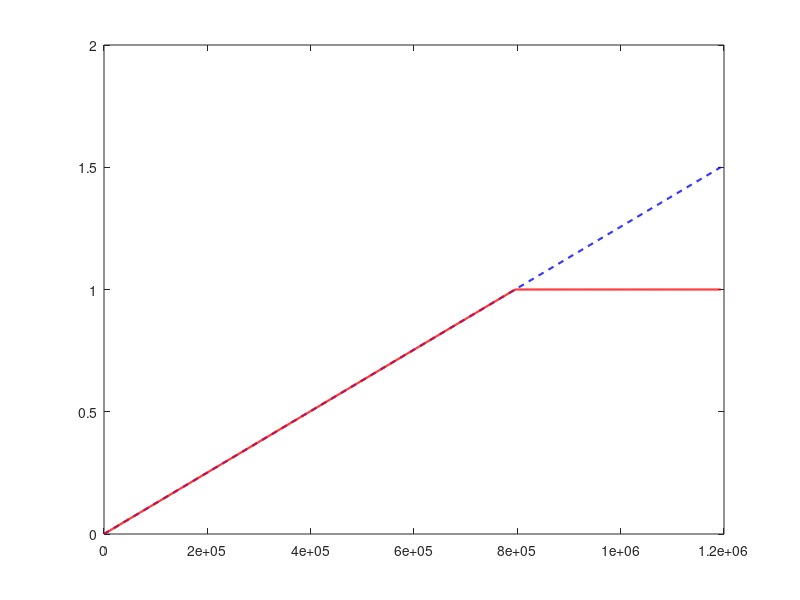

This chart was generated by the following MATLAB code: (Note: this script raises an error after producing the figure.)
clc;

B = 4;      % flux density (B) in Tesla
B_sat = 1;  % saturation flux density (B_sat) in Tesla
Ac = 1;     % cross-sectional core area (Ac) in m²
Ag = 0.1;   % cross-sectional core air gap area (Ag) in m²
U0 = 4 * pi * 1e-7; % Permeability of free space [H/m]
Ur = 1;     % relative permeability 
i = 1;      % winding current (i) in Amperes
I_rms = 1;  % RMS current
lm = 1;     % core length (lm) in meters
lg = 0.1;   % air gap length (lg) in meters
n = 3;      % number of turns
n1 = 1;     % primary turns (n1)
n2 = 1;     % secondary turns (n2)
i1 = 1;     % primary current (i1) in A
i2 = 1;     % secondary current (i2) in A
L_M = 1;    % Primary Magnetizing inductance
Ll1 = 1;    % Primary Leakage Inductance
Ll2 = 1;    % Secondary Leakage Inductance
L12_choice = 1; % 1 for  L12 = (n1 * n2) / R; 2 for L12 = (n2 / n1) * L_M;
K_fe = 1;   % material constant
beta = 1;   % material constant
delta_B = 1;% peak ac flux density (ΔB) in Tesla
MLT = 0.15;             % Mean Length per Turn [m]
AWG = 24;               % American Wire Gauge [] % diameter of the conductor is calculated with the AWG
h = 0.5;                % height (or thickness) of the conductor layer in the direction perpendicular to the surface where the current flows
temp = 100;             % Temperature [°C]
rho_20C = 1.724e-8;     % Copper resistivity at 20°C [Ω-m]
f = 100e3;              % Frequency [Hz]


% Calculate magnetic flux (Phi)
Phi = B * Ac;

% Compute magnetic field strength (H)
H = (n * i) / lm; % [A/m]

% Linear model (no saturation)
U = Ur * U0; % Core permeability [H/m]
B_linear = U0 * Ur * H;

% Piecewise model (with saturation)
if abs(B_linear) <= B_sat
    B_piecewise = B_linear;
else
    B_piecewise = sign(B_linear) * B_sat; % Clamp to B_sat
end

%% Derived Parameters
I_sat = (B_sat * lm) / (U * n); % Saturation current [A] 
L = (U * n^2 * Ac) / lm; % Inductance [H]

%%  Reluctances Calculations
% 1. Compute reluctances
Rc = lm / (Ur * U0 * Ac); % Core reluctance (Eq. 10.25)
Rg = lg / (U0 * Ag); % Air gap reluctance (Eq. 10.25)
R_total = Rc + Rg; % Total reluctance (series) with air gap
R_total_no_gap = Rc; % Total reluctance without air gap

% 2. Compute total MMF (source)
MMF_total = n * i; % Total MMF (nI) [A-turns]

% 3. Compute magnetic flux (Phi)
Phi = MMF_total / R_total; 

% 4. Compute MMF drops across core and air gap
MMF_core = Phi * Rc; % MMF across core
MMF_airgap = Phi * Rg; % MMF across air gap

% 5. Validate MMF_total = MMF_core + MMF_airgap
MMF_error = abs(MMF_total - (MMF_core + MMF_airgap));

% 2. Inductance (Eq. 103)
L_with_gap = n^2 / R_total; % Inductance with air gap
L_no_gap = n^2 / R_total_no_gap; % Inductance without air gap

% 3. Saturation current (Eq. 105)
I_sat_with_gap = (B_sat * Ac / n) * (Rc + Rg); % With air gap
I_sat_no_gap = (B_sat * Ac / n) * Rc; % Without air gap

% 4. Flux vs. MMF (ni) characteristics
ni = linspace(0, 2*I_sat_with_gap*n, 1000); % MMF range [A-turns]
Phi_linear_with_gap = ni / R_total; % Flux (linear region)
Phi_linear_no_gap = ni / R_total_no_gap; % Flux (linear region)

% Clamp flux at saturation (Phi_sat = B_sat * A_c)
Phi_sat = B_sat * Ac; % Eq. 104
Phi_with_gap = min(Phi_linear_with_gap, Phi_sat);
Phi_no_gap = min(Phi_linear_no_gap, Phi_sat);

%% Calculations for Real Transformer
    % 1. Compute core reluctance (Eq. 10.34)
    R = lm / (Ur * U0 * Ac); 

    % 2. Compute total MMF (Eq. 10.35)
    MMF = n1 * i1 + n2 * i2;

    % 3. Compute flux (Eq. 10.36)
    Phi = MMF / R;

% 2. Compute magnetizing inductance (Eq. 10.44)
L_M = n1^2 / R;

% 3. Compute magnetizing current (Eq. 10.44)
i_M = i1 + (n2/n1) * i2;

if L12_choice == 1
    L12 = (n1 * n2) / R; % Eq. 10.49 (using reluctance)
elseif L12_choice == 2
     L12 = (n2 / n1) * L_M; % Eq. 10.49 (using L_M)
end

% Self-inductances (Eq. 10.50)
L11 = Ll1 + (n1 / n2) * L12;
L22 = Ll2 + (n2 / n1) * L12;

% Effective turns ratio (Eq. 10.51)
n_e = sqrt(L22 / L11);

% Coupling coefficient (Eq. 10.52)
k = L12 / sqrt(L11 * L22);

% Calculate core loss
    P_fe = K_fe * (delta_B)^beta * Ac * lm; % Eq. 10.57

%% Wire Dimensions
% AWG to diameter conversion (from table)
dia = (0.127*92.^((36-AWG)/39))/1000; % Diameter in meters
A_w = pi*(dia/2)^2;     % Wire cross-sectional area [m²]

% Temperature Adjustment for Resistivity
rho = rho_20C*(1 + 0.00393*(temp - 20)); % Temperature coefficient for copper

% DC Resistance Calculation
R_dc = rho * (n * MLT) / A_w;
P_cu = I_rms^2 * R_dc;

% Skin Effect Analysis
skin_depth = sqrt(rho/(pi*f*U0*Ur)); % Standard skin depth formula

% Calculate AC resistance (Equation 10.63)
R_ac = (h / skin_depth) * R_dc;

% Calculate copper loss in layer 1 (Equation 10.64)
P_1 = i^2 * R_ac;

% Pre-calculate Common Factor
common_factor = I_rms^2 * (h/skin_depth) * R_dc;

% Calculate Loss for Each Layer
layer_copper_losses = zeros(1, n);
for m = 1:n
    layer_copper_losses(m) = common_factor * ((m-1)^2 + m^2);
end

% Calculate Total Copper Loss
P_cu1 = sum(layer_copper_losses);

% Equation Implementation
term1 = I_rms^2;                    % Current squared term
term2 = (h / skin_depth) * R_dc;            % Geometry/resistance factor
term3 = n/3;                    % Layer scaling factor
term4 = (2*n^2 + 1);            % Proximity effect polynomial

P_cu2 = term1 * term2 * term3 * term4;

P_dc = (I_rms^2) * n * R_dc;

Fr = (1/3) * (h/skin_depth) * (2*n^2 + 1);


%%  Display flux result
fprintf('\nMagnetic Flux (Φ): %.4f Weber (Wb)\n', Phi);
%% Display Results for Input Current
fprintf('\n--- Results for Input Current ---\n');
fprintf('Magnetic Field Strength (H): %.2f A/m\n', H);
fprintf('Linear Model Flux Density (B_linear): %.9f T (%.3f uT) \n', B_linear, B_linear * 1e6);
fprintf('Piecewise Model Flux Density (B_piecewise): %.9f (%.3f uT) T\n', B_piecewise, B_piecewise * 1e6);

%% Plot B-H Characteristics
% Generate H values for plotting
H_max = (B_sat / (U0 * Ur)) * 1.5; % Extend beyond saturation
H_range = linspace(0, H_max, 1000); % Range of H [A/m]

% Linear model (B = μ₀μ_r*H)
B_linear_range = U0 * Ur * H_range;

% Piecewise model (saturation)
B_piecewise_range = U0 * Ur * H_range;
B_piecewise_range(abs(B_piecewise_range) > B_sat) = ...
    sign(B_piecewise_range(abs(B_piecewise_range) > B_sat)) * B_sat;

% Plot
figure;
plot(H_range, B_linear_range, 'b--', 'LineWidth', 1.5); hold on;
plot(H_range, B_piecewise_range, 'r', 'LineWidth', 1.5);
xline(H, 'k:', 'LineWidth', 1.5); % Mark input H value
yline(B_sat, 'k--', 'LineWidth', 1.5); % Mark B_sat
xlabel('Magnetic Field Strength (H) [A/m]');
ylabel('Flux Density (B) [T]');
title('B-H Characteristic of Magnetic Core');
legend('Linear Model', 'Piecewise Model (Saturation)', 'Input H', 'B_{sat}', 'Location', 'southeast');
grid on;

%% Display Saturation current and Inductance Parameters
fprintf('\n--- Key Parameters ---\n');
fprintf('Inductance (L): %.9f H (%.3f uH)\n', L, L * 1e6);
fprintf('Saturation Current (I_sat): %.4f A\n', I_sat);

%% Reluctance Results Display
fprintf('\n--- Reluctance Results Display ---\n');
fprintf('Core Reluctance (R_core): %.4e A-turns/Wb\n', Rc);
fprintf('Air Gap Reluctance (R_airgap): %.4e A-turns/Wb\n', Rg);
fprintf('Total Reluctance (R_total): %.4e A-turns/Wb\n', R_total);
fprintf('Total MMF (nI): %.2f A-turns\n', MMF_total);
fprintf('Magnetic Flux (Φ): %.4e Wb\n', Phi);
fprintf('MMF Core: %.2f A-turns\n', MMF_core);
fprintf('MMF Air Gap: %.2f A-turns\n', MMF_airgap);
fprintf('MMF Validation Error: %.2e A-turns\n', MMF_error);

%% Plot Reluctance Contributions (Optional)
figure;
bar([Rc, Rg]);
xticklabels({'Core', 'Air Gap'});
ylabel('Reluctance (A-turns/Wb)');
title('Reluctance Distribution');
grid on;

%% Display Results
fprintf('\n--- Results ---\n');
fprintf('Core Reluctance (R_c): %.4e A-turns/Wb\n', Rc);
fprintf('Air Gap Reluctance (R_g): %.4e A-turns/Wb\n', Rg);
fprintf('Inductance with Air Gap (L): %.4f H\n', L_with_gap);
fprintf('Inductance without Air Gap (L): %.4f H\n', L_no_gap);
fprintf('Saturation Current with Air Gap (I_sat): %.4f A\n', I_sat_with_gap);
fprintf('Saturation Current without Air Gap (I_sat): %.4f A\n', I_sat_no_gap);

%% Plot Results
figure;

% Subplot 1: Inductance and Saturation Current Comparison
subplot(2,1,1);
bar([L_no_gap, L_with_gap; I_sat_no_gap, I_sat_with_gap]);
xticks(1:2);
xticklabels({'Inductance (H)', 'Saturation Current (A)'});
legend('No Air Gap', 'With Air Gap', 'Location', 'northwest');
title('Effect of Air Gap on Inductance and Saturation Current');
grid on;

% Subplot 2: Flux vs. MMF (ni)
subplot(2,1,2);
plot(ni, Phi_no_gap, 'r--', 'LineWidth', 1.5); hold on;
plot(ni, Phi_with_gap, 'b', 'LineWidth', 1.5);
yline(Phi_sat, 'k:', 'LineWidth', 1.5, 'DisplayName', 'Φ_{sat}');
xlabel('MMF (ni) [A-turns]');
ylabel('Flux (Φ) [Wb]');
title('Φ vs. MMF (ni)');
legend('No Air Gap', 'With Air Gap', 'Φ_{sat}', 'Location', 'southeast');
grid on;

 %% Display Transformer Results
    fprintf('\n--- Real Transformer Results ---\n');
    fprintf('Core Reluctance (R): %.4e A-turns/Wb\n', R);
    fprintf('Total MMF (n1i1 + n2i2): %.2f A-turns\n', MMF);
    fprintf('Magnetic Flux (Φ): %.4e Wb\n', Phi);
    fprintf('Magnetizing Inductance (L_M): %.4f H\n', L_M);
    fprintf('Magnetizing current (i_M): %.4f A\n', i_M);

%% Display Results
fprintf('\n--- Results ---\n');
fprintf('Mutual Inductance (L12): %.9f H (%.3f uH)\n', L12, L12 * 1e6);
fprintf('Primary Self-Inductance (L11): %.9f H (%.3f uH)\n', L11, L11 * 1e6);
fprintf('Secondary Self-Inductance (L22): %.9f H (%.3f uH)\n', L22, L22 * 1e6);
fprintf('Effective Turns Ratio (n_e): %.4f\n', n_e);
fprintf('Coupling Coefficient (k): %.4f\n', k);
if k >= 0.99
    fprintf('Note: High coupling (k ≈ 1), effective turns ratio ≈ physical ratio (n2/n1 = %.2f)\n', n2/n1);
end

 % Display result
    fprintf('\n--- Empirical Core Loss ---\n');
    fprintf('Total Core Loss (P_fe): %.4f W\n', P_fe);

%% Display Transforner Results
fprintf('\nTransformer Winding Loss Analysis:\n');
fprintf('---------------------------------\n');
fprintf('DC Resistance: %.3f mΩ\n', R_dc*1000);
fprintf('DC Copper Loss: %.2f W\n', P_cu);
fprintf('Skin Depth: %.3f mm\n', skin_depth*1000);
fprintf('AC Resistance (R_ac): %.3f mΩ\n', R_ac*1000);
fprintf('Copper Loss in Layer 1 (P_1): %.4f W\n', P_1);

% Display Results
fprintf('Multi-Layer Winding Copper Loss Analysis\n');
fprintf('----------------------------------------\n');
fprintf('Input Parameters:\n');
fprintf('RMS Current (I): %.1f A\n', I_rms);
fprintf('DC Resistance/layer (R_de): %.4f Ω\n', R_dc);
fprintf('Number of Layers (M): %d\n\n', n);
fprintf('Layer-wise Copper Losses:\n');
for m = 1:n
    fprintf('Layer %d: %.4f W\n', m, layer_copper_losses(m));
end

fprintf('\nTotal Copper Loss: %.4f W\n', P_cu1);
fprintf('Common Factor (I²*h/(skin_dept)*R_de): %.4f W\n\n', common_factor);

fprintf('Calculation Breakdown:\n');
fprintf('I² = %.2f A²\n', term1);
fprintf('(h/(skin_depth))*Rdc = %.6f Ω\n', term2);
fprintf('M/3 = %.3f\n', term3);
fprintf('2M² + 1 = %.1f\n\n', term4);

fprintf('Total Copper Loss (P): %.5f W\n', P_cu2);
fprintf('Equivalent to: %.2f mW\n\n', total_copper_loss2*1000);

fprintf('\nProximity Effect Ratio Analysis\n');
fprintf('P_dc: %.2f W\n', P_dc);
fprintf('Proximity Effect Ratio (F_R = P/P_dc): %.2f\n', Fr);
fprintf('Interpretation: AC losses are %.1f× greater than DC losses\n', Fr);